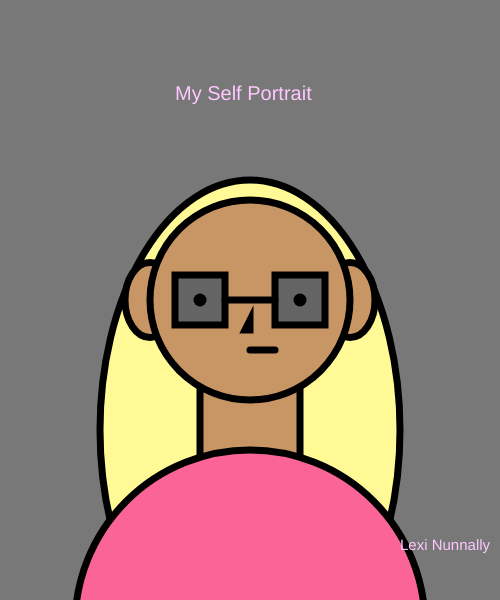
Frame 1 (no input)
Frame 60 (no input): identical to frame 1, image omitted
Frame 120 (the mouse pressed at the canvas centre since frame 60): identical to frame 1, image omitted

The p5.js sketch that drew this single still picture (run headless with seeded random() and noise() and a simulated clock; from frame 60 on, the mouse is pressed at the canvas centre):

// p5.js sketch
// ── sketch.js
function setup()
{
    createCanvas(500, 600);
}
function draw()
{
    background(120);
    strokeWeight(7);
    fill(2256,250,150);
    ellipse(250,430,300,500);
    fill(200,150,100);
    strokeWeight(7);
    rect(200,350,100,150);
    ellipse(150,300,50,75);
    ellipse(350,300,50,75);
    fill(250,100,150);
    circle(250,625,350);
    fill(200,150,100);
    circle(250,300,200);
    fill(100,100,100);
    square(175,275,50);
    square(275,275,50);
    line(225,300,275,300);
    triangle(250,330,250,320,245,330);
    line(275,350,250,350);
    strokeWeight(13);
    point(200,300);
    point(300,300);
    fill(300,200,450);
    textSize(15);
    text('Lexi Nunnally',400,550);
    textSize(20);
    text('My Self Portrait',175,100);
}
